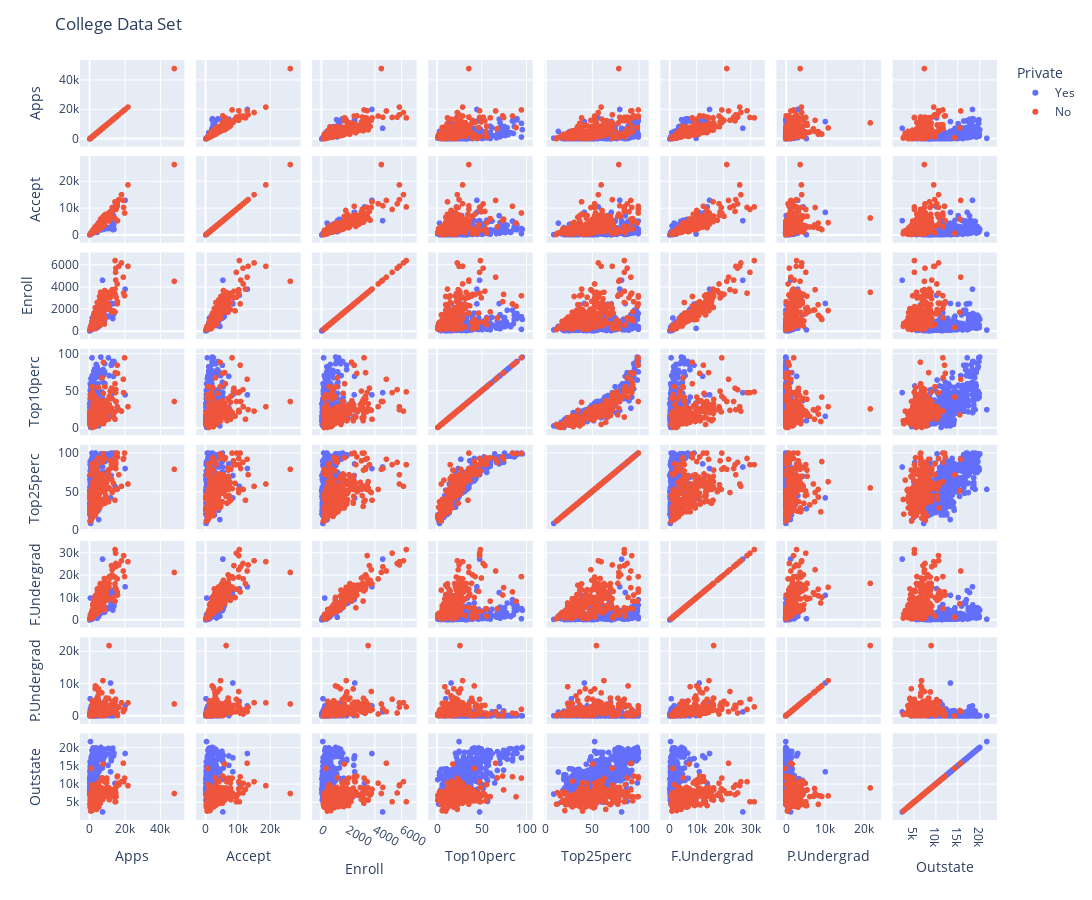

Write notebook code for a chart like this one.
### Code cell
# fig = ff.create_scatterplotmatrix(df.iloc[:,2:10], diag='box', index='Private',
#                                   height=900, width=1200)
# fig.update_layout(title_text='hello world')
# py.show(fig)
g = px.scatter_matrix(df,
                      dimensions=df.columns[2:10],
                      color='Private')
g.update_layout(
    title='College Data Set',
    width=1200,
    height=900,
)

g.show()

### Figure 1 — Plotly figure (JSON) as saved in the notebook; plotly's stock layout.template omitted (floating-point values rounded to 4 significant figures; data arrays with more than 128 entries replaced by an {"elided": "..."} marker saying what was removed)
{"data": [{"dimensions": [{"axis": {"matches": true}, "label": "Apps", "values": {"elided": "565 int values"}}, {"axis": {"matches": true}, "label": "Accept", "values": {"elided": "565 int values"}}, {"axis": {"matches": true}, "label": "Enroll", "values": {"elided": "565 int values"}}, {"axis": {"matches": true}, "label": "Top10perc", "values": {"elided": "565 int values"}}, {"axis": {"matches": true}, "label": "Top25perc", "values": {"elided": "565 int values"}}, {"axis": {"matches": true}, "label": "F.Undergrad", "values": {"elided": "565 int values"}}, {"axis": {"matches": true}, "label": "P.Undergrad", "values": {"elided": "565 int values"}}, {"axis": {"matches": true}, "label": "Outstate", "values": {"elided": "565 int values"}}], "hovertemplate": "Private=Yes<br>%{xaxis.title.text}=%{x}<br>%{yaxis.title.text}=%{y}<extra></extra>", "legendgroup": "Yes", "marker": {"color": "#636efa", "symbol": "circle"}, "name": "Yes", "showlegend": true, "type": "splom"}, {"dimensions": [{"axis": {"matches": true}, "label": "Apps", "values": {"elided": "212 int values"}}, {"axis": {"matches": true}, "label": "Accept", "values": {"elided": "212 int values"}}, {"axis": {"matches": true}, "label": "Enroll", "values": {"elided": "212 int values"}}, {"axis": {"matches": true}, "label": "Top10perc", "values": {"elided": "212 int values"}}, {"axis": {"matches": true}, "label": "Top25perc", "values": {"elided": "212 int values"}}, {"axis": {"matches": true}, "label": "F.Undergrad", "values": {"elided": "212 int values"}}, {"axis": {"matches": true}, "label": "P.Undergrad", "values": {"elided": "212 int values"}}, {"axis": {"matches": true}, "label": "Outstate", "values": {"elided": "212 int values"}}], "hovertemplate": "Private=No<br>%{xaxis.title.text}=%{x}<br>%{yaxis.title.text}=%{y}<extra></extra>", "legendgroup": "No", "marker": {"color": "#EF553B", "symbol": "circle"}, "name": "No", "showlegend": true, "type": "splom"}], "layout": {"dragmode": "select", "height": 900, "legend": {"title": {"text": "Private"}, "tracegroupgap": 0}, "margin": {"t": 60}, "title": {"text": "College Data Set"}, "width": 1200, "xaxis": {"autorange": true, "range": [-5427.0, 53600.0], "type": "linear"}, "xaxis2": {"autorange": true, "range": [-2940.0, 29340.0], "type": "linear"}, "xaxis3": {"autorange": true, "range": [-694.3, 7121.0], "type": "linear"}, "xaxis4": {"autorange": true, "range": [-9.898, 106.9], "type": "linear"}, "xaxis5": {"autorange": true, "range": [-1.44, 110.4], "type": "linear"}, "xaxis6": {"autorange": true, "range": [-3475.0, 35260.0], "type": "linear"}, "xaxis7": {"autorange": true, "range": [-2504.0, 24340.0], "type": "linear"}, "xaxis8": {"autorange": true, "range": [119.0, 23920.0], "type": "linear"}, "yaxis": {"autorange": true, "range": [-5427.0, 53600.0], "type": "linear"}, "yaxis2": {"autorange": true, "range": [-2940.0, 29340.0], "type": "linear"}, "yaxis3": {"autorange": true, "range": [-694.3, 7121.0], "type": "linear"}, "yaxis4": {"autorange": true, "range": [-9.898, 106.9], "type": "linear"}, "yaxis5": {"autorange": true, "range": [-1.44, 110.4], "type": "linear"}, "yaxis6": {"autorange": true, "range": [-3475.0, 35260.0], "type": "linear"}, "yaxis7": {"autorange": true, "range": [-2504.0, 24340.0], "type": "linear"}, "yaxis8": {"autorange": true, "range": [119.0, 23920.0], "type": "linear"}}}
